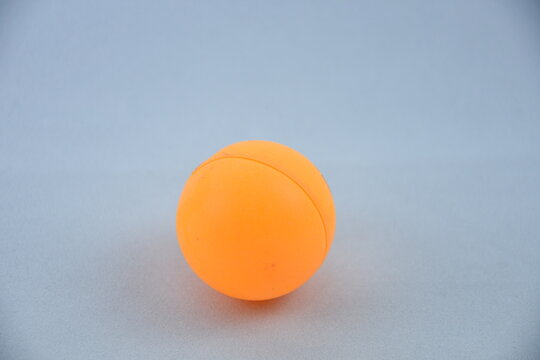
#> input picture ball.jpg, 540 x 360 px, found by its file name
$ jupyter execute maker.ipynb
#> lines starting #> are read from the running program, lines starting #| are printed output that depends on the picture; after the words box and inside, x2 and y2 are one past the last pixel; in counts of white or black regions, pixels touching at a corner belong together
[cell 1]
import cv2
from google.colab.patches import cv2_imshow

import numpy as np

[cell 2]
img = cv2.imread('/content/drive/MyDrive/pfe sekcija/materijali za DOSL/ball.jpg')
#> img is the input picture: shape (360, 540, 3); mean B, G, R 181.5, 176.1, 173.2

[cell 3]
cv2_imshow(img)

[cell 4]
hsv_img = cv2.cvtColor(img, cv2.COLOR_BGR2HSV)
#> hsv_img: shape (360, 540, 3); mean H, S, V 95.5, 60.5, 203

[cell 5]
orange_lower = np.array([4, 100, 100])
orange_upper = np.array([20, 255, 255])

[cell 6]
mask = cv2.inRange(hsv_img, orange_lower, orange_upper)
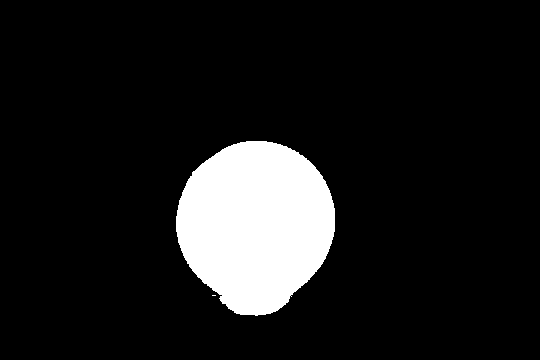
#> mask: shape (360, 540); 10.8% white; 2 white regions (1 under 20 px), largest, box (x1, y1, x2, y2) and area: (176, 141, 335, 316) 20899

[cell 7]
kernel = np.ones((5,5),np.uint8)
mask2 = cv2.morphologyEx(mask, cv2.MORPH_OPEN, kernel)
#> mask2: shape (360, 540); 10.7% white; 1 white region, box (x1, y1, x2, y2) and area: (176, 141, 335, 315) 20894
mask3 = cv2.morphologyEx(mask2, cv2.MORPH_CLOSE, kernel)
#> mask3: shape (360, 540); 10.7% white; 1 white region, box (x1, y1, x2, y2) and area: (176, 141, 335, 315) 20896
masks = np.hstack((mask, mask2, mask3))
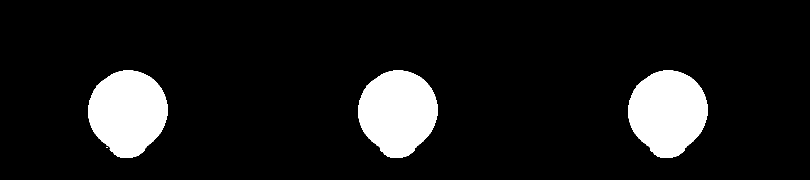
#> masks: shape (360, 1620) (shown at 1/2 size); 10.7% white; 4 white regions (1 under 20 px)
cv2_imshow(masks)

[cell 8]
contours, hierarchy = cv2.findContours(mask3, cv2.RETR_EXTERNAL, cv2.CHAIN_APPROX_SIMPLE)
#> contours = 1 contour; box (x1, y1, x2, y2) and area: (176, 141, 335, 315) 20657

[cell 9]
try:
  area = cv2.contourArea(contours[0])
#> area = 20657
  if area > 30: # Only consider contours with an area greater than 30 pixels
      (x,y), radius = cv2.minEnclosingCircle(contours[0])
#> x = 254.9; y = 227.8; radius = 87.49
      center = (int(x),int(y))
#> center = (254, 227)
      radius = int(radius)
#> radius = 87
      cv2.circle(img, center, radius, (0,255,0), 2)
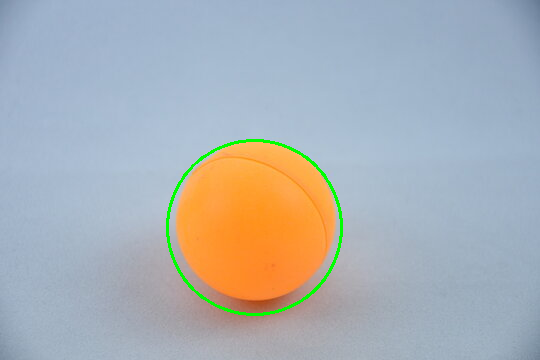
#> img: shape (360, 540, 3); 0.86% of pixels changed, all inside (x1, y1, x2, y2) = (166, 139, 343, 316)
      print(f"center: {center}")
#| center: (254, 227)
except:
  print("no contours found!")
